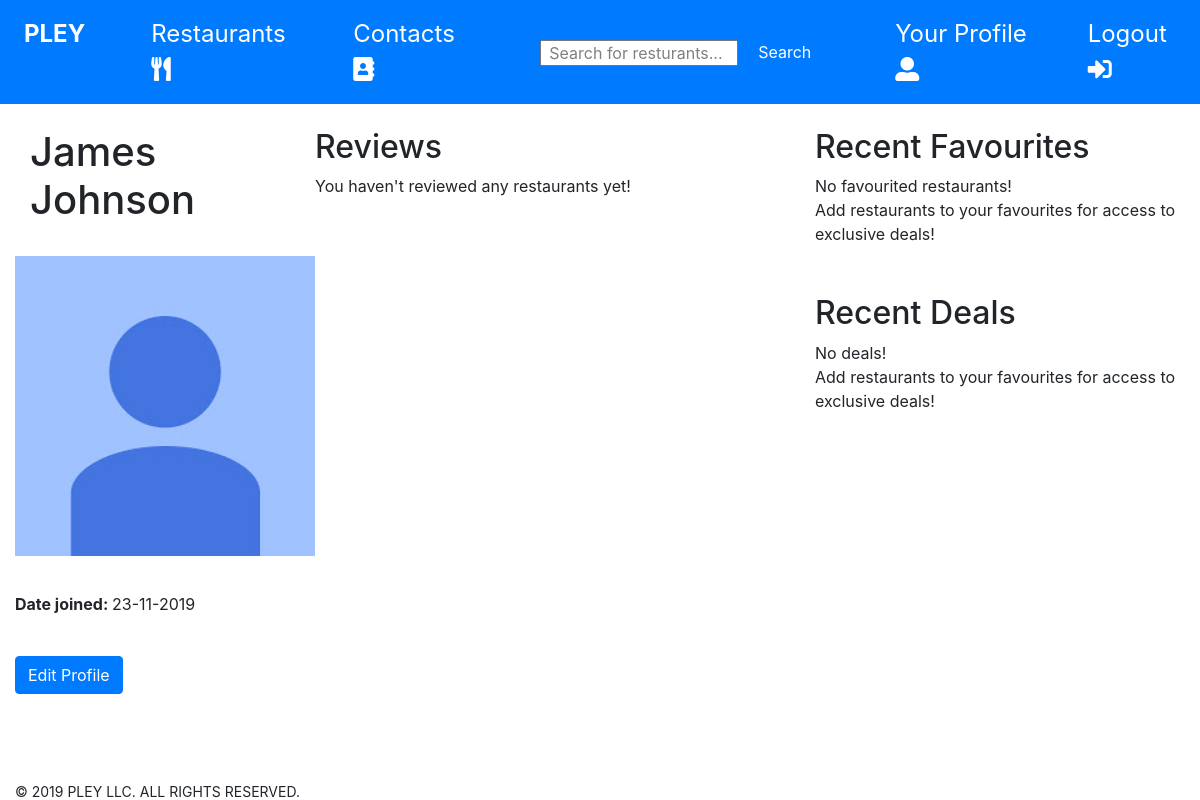
Screenshot of /my_profile.php (signed in) with the database file from the repository.
### tables this page shows
CREATE TABLE `users` (
  `username` varchar(13) NOT NULL,
  `password` varchar(13) NOT NULL,
  `name` varchar(25) NOT NULL,
  `date_joined` date NOT NULL,
  `city` varchar(30) NOT NULL,
  `country` varchar(30) NOT NULL,
  `email` varchar(30) NOT NULL,
  `security_q` varchar(140) NOT NULL,
  `security_ans` varchar(140) NOT NULL,
  `user_pic` varchar(30) DEFAULT NULL
);

### my_profile.php (the view, shortened to what this page needs)
<!DOCTYPE html>
<html lang="en">
<head>
	<link rel="stylesheet" href="https://maxcdn.bootstrapcdn.com/bootstrap/4.3.1/css/bootstrap.min.css">
	<link rel="stylesheet" href="https://use.fontawesome.com/releases/v5.7.0/css/all.css">
    <link rel="stylesheet" href="restaurant.css">
</head>
<body>
<nav class="navbar navbar-expand-sm bg-primary navbar-dark">
    <ul class="navbar-nav mr-auto">
        <li class="nav-item title active">
            <a class="nav-link" href="home.php">PLEY</a>
        </li>
        <li class="nav-item tab">
            <a class="nav-link nav-tab-color" href="cat_restaurants.php">Restaurants
			<i class="fas fa-utensils nav-color"></i>
			</a>
        </li>
        <li class="nav-item tab">
            <a class="nav-link nav-tab-color" href="contacts.php">Contacts
			<i class="fas fa-address-book nav-color"></i>
			</a>
        </li>
    </ul>
    <ul class="navbar-nav mr-auto">
                <li class="nav-item tab">
                    <form id='search-main' name='search-main' action='search_restaurant.php' method='GET'>
                    <input type='text' class='navSearch' id='res_sw' name='res_sw' placeholder='Search for resturants...'>
                    <input type="submit" class="btn btn-primary searchButton" name="search_res" value="Search">
                    </form>
                </li>
            </ul>
    <ul class="navbar-nav">
        <li class="nav-item tab">
            <a class="nav-color" href="my_profile.php">Your Profile</a>
			<i class="fas fa-user-alt nav-color"></i>
        </li>
        <li class="nav-item tab">
			<a class="nav-color" href="logout.php" id="log">Logout</a>
			<i class="fas fa-sign-in-alt nav-color"></i>
        </li>
    </ul>
</nav>
<div class="container-fluid">
    <div class="row" id="profile">
        <div class="col-sm-3">
            <article>
                <?php
                require_once "db.php";
                $username = $_SESSION['username'];
                $sql = "select * from users where username = '$username'";
                $query = mysqli_query($conn, $sql);
                if($query == TRUE)
                {
                    $row = mysqli_fetch_assoc($query);
                    $newdate = date("d-m-Y", strtotime($row['date_joined']));
                    echo "<br><h1>" . $row['name'] ."</h1>";
                    echo "<br>";
                    echo "<img src='./img/" . $row['user_pic'] . "' class='profilePicture'>";
                    echo "<br><br><br><br><br><br><br><br><br><br><br><br><br>";
                    echo "<br>";
                    echo "<p><span style='font-weight: bold'>Date joined: </span>" . $newdate . "</p>";
                    echo "<br><a href='edit_myprofile.php'><input type='button' class='btn btn-primary' value='Edit Profile'></input></a>";
                    echo "<br>";
                }
                ?>
                <br>
            </article>
        </div>
        <div class="col-sm-5">
            <article><br>
                <h2>Reviews</h2>
                    <?php
                        $sql = "SELECT restaurant_id, restaurant.address, res_name, title, description, rev_date FROM restaurant
                        join reviews USING(restaurant_id)
                        join users USING(username)
                        where (reviews.username = '$username')
                        ORDER BY rev_date DESC LIMIT 10";
                        $query = mysqli_query($conn, $sql);
                        $num = mysqli_num_rows($query);
                        if($num > 0)
                        {
                            echo "<table class='table'>";
                            while($row = mysqli_fetch_assoc($query))
                            {
                                $review_date = date("d-m-Y", strtotime($row['rev_date']));
                                echo "<tr><td>";
                                echo "<a href='http://localhost/WebDev2/view_restaurant.php?resid=" . $row['restaurant_id'] . "'>" . $row['res_name'] . "</a>";
                                echo "<br>" . $row['address'] . "<br>";
                                echo "<br>" . $row['title'] . " " . $review_date . "<br>";
                                echo  $row['description'] . "<br>";
                                echo "</td></tr>";
                            }
                            echo "<tr><td></td></tr>";
                            echo "</table>";
                        }
                        else
                        {
                            echo "You haven't reviewed any restaurants yet!";
                        }
                    ?>
            </article>
        </div>
        <div class="col-sm-4">
            <article><br>
            <h2>Recent Favourites</h2>
                <?php
                    $sql = "SELECT restaurant_id, res_name, restaurant.address, cuisine FROM restaurant
                    join favourites USING(restaurant_id)
                    join users USING(username)
                    where restaurant.restaurant_id = favourites.restaurant_id AND favourites.username = '$username'
                    ORDER BY favourites.restaurant_id DESC LIMIT 3";
                    $query = mysqli_query($conn, $sql);
                    $num = mysqli_num_rows($query);
                    if($num > 0)
                    {
                        echo "<table class='table'>";
                        while($row = mysqli_fetch_assoc($query))
                        {
                            echo "<tr><td><a href='http://localhost/WebDev2/view_restaurant.php?resid=" . $row['restaurant_id'] . "'>";
                            echo  $row['res_name'] . "</a><br>";
                            echo  $row['address'] . "<br>";
                            echo  "Cuisine: " .$row['cuisine'] . "<br>";
                            echo "</td></tr>";
                        }
                        echo "<tr><td></td></tr>";
                        echo "</table>";
                        echo "<a href='my_favourites.php'><button id='view_my_favourites' class='btn btn-primary'>Show more favorites</button></a>";
                    }
                    else
                    {
                        echo "No favourited restaurants!<br>
                        Add restaurants to your favourites for access to exclusive deals!";
                    }
                ?>
                <br><br><br>
                <h2>Recent Deals</h2>
                <?php
                    $sql = "select restaurant_id, res_name, start_date, end_date, description from users
                    JOIN favourites USING (username)
                    JOIN restaurant USING(restaurant_id)
                    JOIN deals USING (restaurant_id)
                    WHERE restaurant.restaurant_id = favourites.restaurant_id AND favourites.username = '$username'
                    ORDER BY start_date DESC LIMIT 3";
                    $query = mysqli_query($conn, $sql);
                    $num = mysqli_num_rows($query);
                    if($num > 0)
                    {
                        echo "<table class='table'>";
                        while($row = mysqli_fetch_assoc($query))
                        {
                            $deal_start =  date("d-m-Y", strtotime($row['start_date']));
                            $deal_end =  date("d-m-Y", strtotime($row['end_date']));
                            echo "<tr><td><a href='http://localhost/WebDev2/view_restaurant.php?resid=" . $row['restaurant_id'] . "'>";
                            echo  $row['res_name'] . "</a><br>";
                            echo  "Start: " . $deal_start . " Ends: " . $deal_end . "<br>";
                            echo  $row['description']. "<br>";
                            echo "</td></tr>";
                        }
                        echo "<tr><td></td></tr>";
                        echo "</table>";
                        echo "<a href='my_deals.php'><button id='view_my_deals' class='btn btn-primary'>Show more deals</button></a>";
                    }
                    else
                    {
                        echo "No deals!<br>
                        Add restaurants to your favourites for access to exclusive deals!";
                    }
                ?>
            </article>
        </div>
    </div>
</div>
</body>
<footer>
<br><br><br>
<bold>© 2019 PLEY LLC. ALL RIGHTS RESERVED.</bold>
</footer>
</html>

### restaurant.css (style rules this page uses)
li.tab { padding-left: 50px; font-size: 24px; }
li.title { font-size: 24px; font-weight: bold; }
form { padding-left: 20px; }
.tab { float: right; }
.nav-color { color: white !important; }
.nav-tab-color { color: white !important; }
h1 { padding-left: 15px; }
footer { padding-left: 15px; font-size: 14px; }
article { height: 100%; }
input.navSearch { width: 65%; height: 5%; }
input.navSearch::placeholder { color: grey; text-align: left; font-size: 16px; padding-left: 5px; }
input.navSearch[type="text"] { font-size: 16px; }
.profilePicture { height: 300px; width: 300px; float: left; }

### rows the page displays
users: name "James Johnson", user_pic (placeholder picture), date_joined "23-11-2019"
